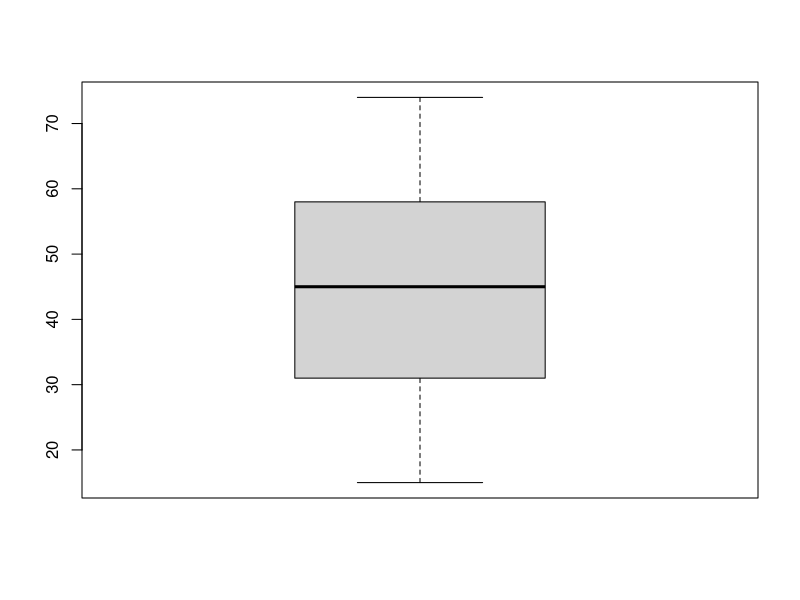
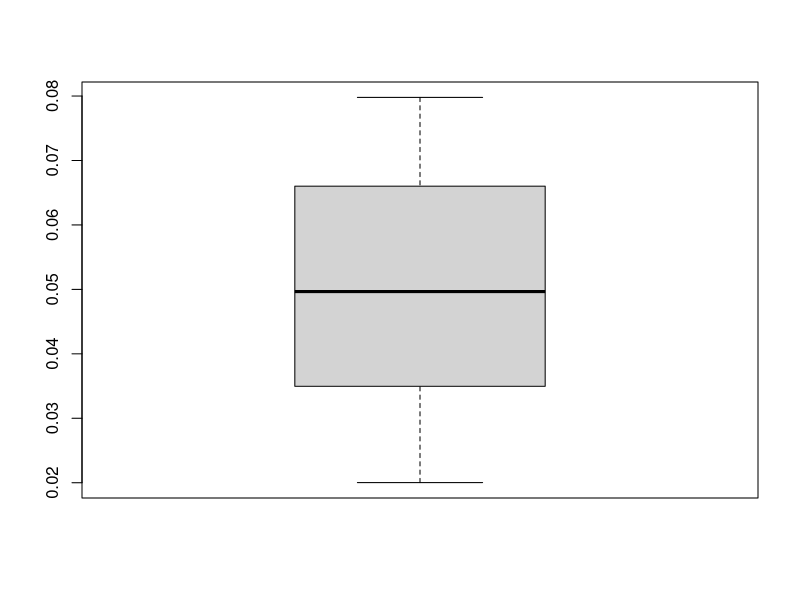
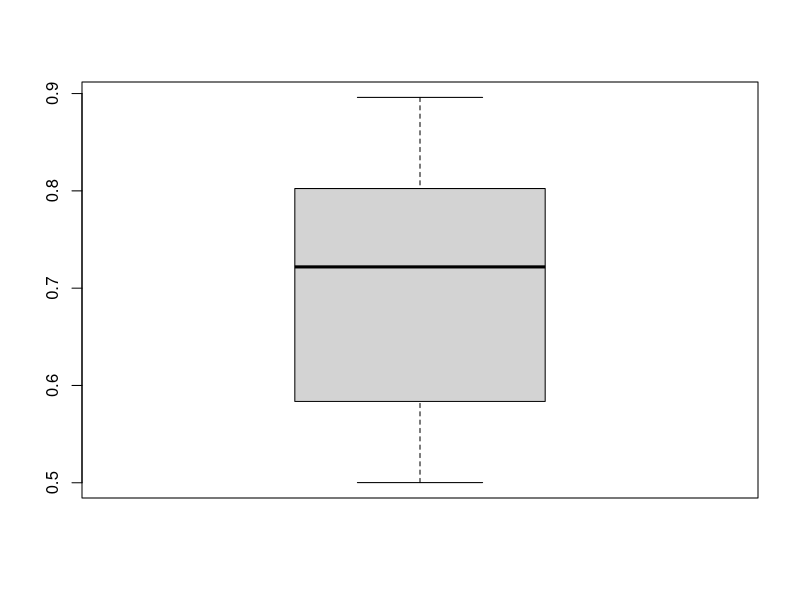
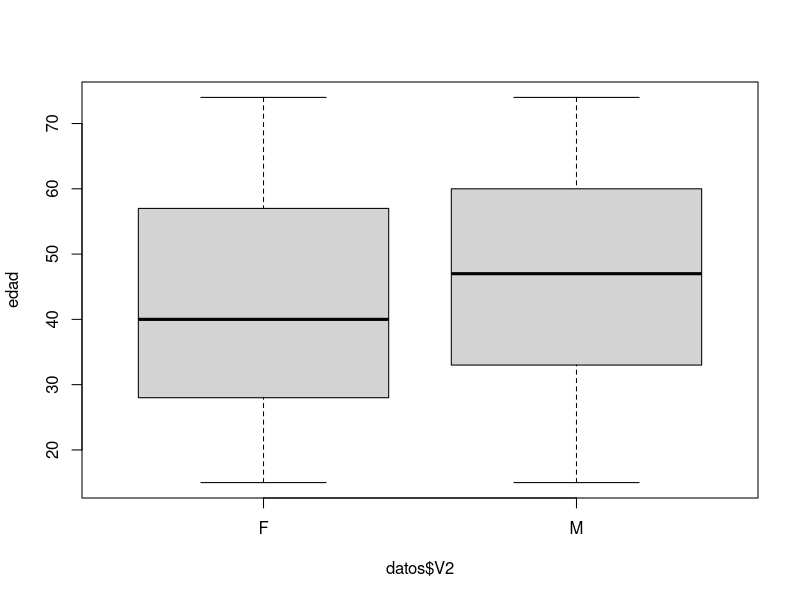

The R script that drew these images, in order:
## ---- chunk 1
knitr::opts_chunk$set(echo = TRUE)
## ---- chunk 2

datos = data.frame(read.csv(file="conjunto de datos.csv", dec=".", header= FALSE, sep=","))

edad = datos$V1
potasio = datos$V5
sodio = datos$V6

## ---- chunk 3
#Edad
table(edad)
#Potasio
table(potasio)
#Sodio
table(sodio)
    
## ---- chunk 4

#Edad
mean(edad)
#Potasio
mean(potasio)
#Sodio
mean(sodio)

    
## ---- chunk 5

#Edad
sort(edad)
#Potasio
sort(potasio)
#Sodio
sort(sodio)

    
## ---- chunk 6

#Edad
edad[max(table(edad))]
#Potasio
potasio[max(table(potasio))]
#Sodio
sodio[max(table(sodio ))]

    
## ---- chunk 7

boxplot(edad)
boxplot(sodio)
boxplot(potasio)

    
## ---- chunk 8

boxplot(edad~datos$V2)

    
